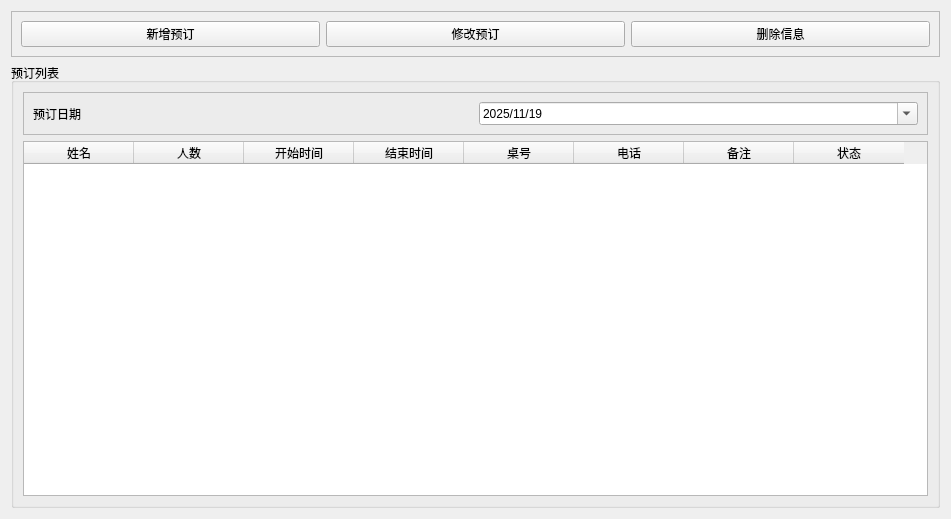
<?xml version="1.0" encoding="UTF-8"?>
<ui version="4.0">
 <class>ReservationPage</class>
 <widget class="QWidget" name="ReservationPage">
  <property name="geometry">
   <rect>
    <x>0</x>
    <y>0</y>
    <width>951</width>
    <height>519</height>
   </rect>
  </property>
  <property name="windowTitle">
   <string>Form</string>
  </property>
  <layout class="QVBoxLayout" name="verticalLayout">
   <item>
    <widget class="QFrame" name="Fuction_Bar">
     <property name="frameShape">
      <enum>QFrame::Shape::StyledPanel</enum>
     </property>
     <property name="frameShadow">
      <enum>QFrame::Shadow::Raised</enum>
     </property>
     <layout class="QHBoxLayout" name="horizontalLayout">
      <item>
       <widget class="QPushButton" name="btn_Add">
        <property name="text">
         <string>新增预订</string>
        </property>
       </widget>
      </item>
      <item>
       <widget class="QPushButton" name="btn_Edit">
        <property name="text">
         <string>修改预订</string>
        </property>
       </widget>
      </item>
      <item>
       <widget class="QPushButton" name="btn_Delete">
        <property name="text">
         <string>删除信息</string>
        </property>
       </widget>
      </item>
     </layout>
    </widget>
   </item>
   <item>
    <widget class="QGroupBox" name="groupBox_Time">
     <property name="title">
      <string>预订列表</string>
     </property>
     <layout class="QVBoxLayout" name="verticalLayout_2">
      <item>
       <widget class="QFrame" name="frame">
        <property name="frameShape">
         <enum>QFrame::Shape::StyledPanel</enum>
        </property>
        <property name="frameShadow">
         <enum>QFrame::Shadow::Raised</enum>
        </property>
        <layout class="QHBoxLayout" name="horizontalLayout_2">
         <item>
          <widget class="QLabel" name="label_Date">
           <property name="text">
            <string>预订日期</string>
           </property>
          </widget>
         </item>
         <item>
          <widget class="QDateEdit" name="date_Choose">
           <property name="dateTime">
            <datetime>
             <hour>0</hour>
             <minute>0</minute>
             <second>0</second>
             <year>2025</year>
             <month>11</month>
             <day>19</day>
            </datetime>
           </property>
           <property name="displayFormat">
            <string>yyyy/MM/dd</string>
           </property>
           <property name="calendarPopup">
            <bool>true</bool>
           </property>
          </widget>
         </item>
        </layout>
       </widget>
      </item>
      <item>
       <widget class="QTableWidget" name="table_ReservationInfo">
        <property name="editTriggers">
         <set>QAbstractItemView::EditTrigger::NoEditTriggers</set>
        </property>
        <attribute name="horizontalHeaderDefaultSectionSize">
         <number>110</number>
        </attribute>
        <attribute name="verticalHeaderCascadingSectionResizes">
         <bool>false</bool>
        </attribute>
        <column>
         <property name="text">
          <string>姓名</string>
         </property>
        </column>
        <column>
         <property name="text">
          <string>人数</string>
         </property>
        </column>
        <column>
         <property name="text">
          <string>开始时间</string>
         </property>
        </column>
        <column>
         <property name="text">
          <string>结束时间</string>
         </property>
        </column>
        <column>
         <property name="text">
          <string>桌号</string>
         </property>
        </column>
        <column>
         <property name="text">
          <string>电话</string>
         </property>
        </column>
        <column>
         <property name="text">
          <string>备注</string>
         </property>
        </column>
        <column>
         <property name="text">
          <string>状态</string>
         </property>
        </column>
       </widget>
      </item>
     </layout>
    </widget>
   </item>
  </layout>
 </widget>
 <resources/>
 <connections/>
</ui>
